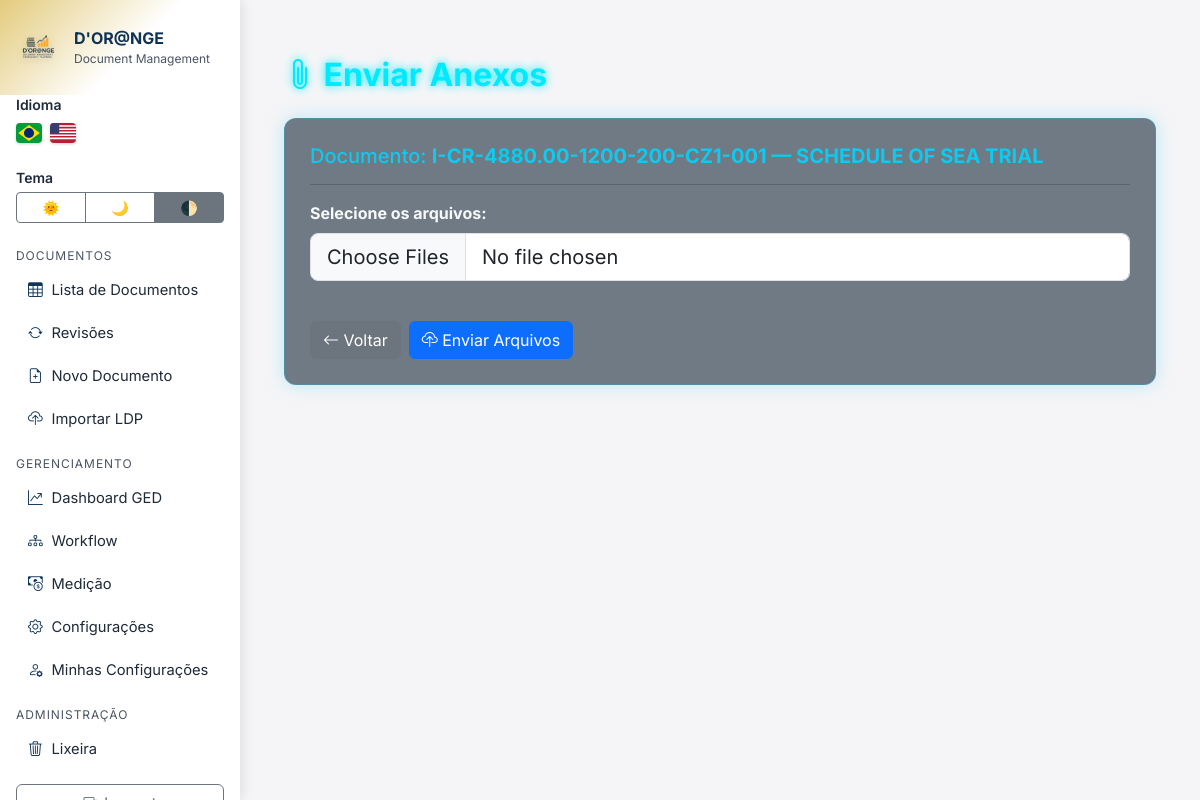
Screenshot of /documento/93/arquivos/ (signed in) with the database file from the repository.
### apps/documentos/models.py (models this page shows, shortened)
class Documento(models.Model):
    projeto = models.ForeignKey(
        Projeto,
        on_delete=models.CASCADE,
        related_name="documentos",
        null=True,
        blank=True,
    )
    fase = models.CharField(max_length=50, blank=True, null=True)
    tipo_doc = models.CharField(
    "Tipo de Documento",
    max_length=100,
    null=True,
    blank=True,
)
    codigo = models.CharField(max_length=200)
    revisao = models.CharField(max_length=10, default="0")
    titulo = models.CharField(max_length=255)
    disciplina = models.CharField(max_length=50, blank=True, null=True)
    status_documento = models.CharField(
        "Status do Documento",
        max_length=50,
        blank=True,
        null=True,
        help_text="Substitui o antigo 'Status LDP'",
    )
    status_emissao = models.CharField(
        "Status de Emissão",
        max_length=50,
        blank=True,
        null=True,
    )
    grdt_cliente = models.CharField(
        "GRDT Cliente",
        max_length=50,
        blank=True,
        null=True,
    )
    resposta_cliente = models.CharField(
        "Resposta Cliente",
        max_length=255,
        blank=True,
        null=True,
    )
    data_emissao_grdt = models.DateField(
        "Data Emissão GRDT",
        blank=True,
        null=True,
    )
    ged_interna = models.CharField(
        "GED Interna",
        max_length=50,
        blank=True,
        null=True,
        help_text="Identificação interna da GED gerada para este documento (quando aplicável)",
    )
    criado_em = models.DateTimeField(auto_now_add=True)
    ativo = models.BooleanField(default=True)
    deletado_em = models.DateTimeField(blank=True, null=True)
    deletado_por = models.CharField(max_length=200, blank=True, null=True)
    motivo_exclusao = models.CharField(max_length=255, blank=True, null=True)
    etapa_atual = models.CharField(
        max_length=100,
        default="Revisão Interna – Disciplina",
    )
    class Meta:
        verbose_name = "Documento"
        verbose_name_plural = "Documentos"
        ordering = ["codigo", "revisao"]

### apps/documentos/views.py (the view, shortened to what this page needs)
# urls.py: path("documento/<int:documento_id>/arquivos/", views.adicionar_arquivos, name="adicionar_arquivos"),
@login_required
def adicionar_arquivos(request, documento_id):
    documento = get_object_or_404(Documento, id=documento_id)
    return render(
        request,
        "documentos/adicionar_arquivos.html",
        {"documento": documento},
    )

### apps/contas/context_processors.py (called while the page is built)
def user_config(request):
    if request.user.is_authenticated:
        cfg, _ = UserConfig.objects.get_or_create(user=request.user)
        return {"user_config": cfg}
    return {"user_config": None}

### apps/documentos/templates/documentos/adicionar_arquivos.html (shortened to what this page needs)
{% extends "documentos/base.html" %}
{% load static %}
{% block content %}
<div class="container mt-4">
    <h2 class="neon-title fw-bold mb-4">
        <i class="bi bi-paperclip"></i> Enviar Anexos
    </h2>
    <div class="upload-card">
        <h5 class="text-info">
            Documento: <strong>{{ documento.codigo }} — {{ documento.titulo }}</strong>
        </h5>
        <hr>
        <form method="POST" enctype="multipart/form-data">
            <label class="form-label text-light fw-bold">Selecione os arquivos:</label>
            <input type="file"
                   name="arquivos"
                   multiple
                   class="form-control form-control-lg mb-3"
                   onchange="previewFiles(this)">
            <div class="mt-4 d-flex gap-2">
                <a href="{% url 'documentos:detalhes_documento' documento.id %}"
                   class="btn btn-secondary">
                    <i class="bi bi-arrow-left"></i> Voltar
                </a>
                <button class="btn btn-primary">
                    <i class="bi bi-cloud-upload"></i> Enviar Arquivos
                </button>
            </div>
        </form>
    </div>
</div>
{% endblock %}

### apps/documentos/templates/documentos/base.html (style rules this page uses)
body[data-theme="light"], body[data-theme="auto"] { --bg: #f5f5f7; --bg-card: #ffffff; --bg-sidebar: #ffffff; --text: #1f2937; --text-soft: #4b5563; --accent-gold: #D4AF37; --accent-gold-soft: rgba(212, 175, 55, 0.16); --accent-blue: #0E3356; --border: #e5e7eb; --shadow: rgba(15, 23, 42, 0.10); --sidebar-width: 240px; }
* { box-sizing: border-box; font-family: 'Inter', sans-serif; }
body { margin: 0; background: var(--bg); color: var(--text); transition: background .25s ease, color .25s ease; }

### apps/documentos/templates/documentos/adicionar_arquivos.html (style rules this page uses)
.upload-card { background: rgba(0, 20, 40, 0.55); backdrop-filter: blur(6px); border-radius: 12px; border: 1px solid rgba(0, 200, 255, 0.25); box-shadow: 0 0 18px rgba(0, 200, 255, 0.25); padding: 25px; }
.neon-title { color: #00eaff; text-shadow: 0 0 10px #00eaff; }

### rows the page displays
Documento: codigo "I-CR-4880.00-1200-200-CZ1-001", titulo "SCHEDULE OF SEA TRIAL"
